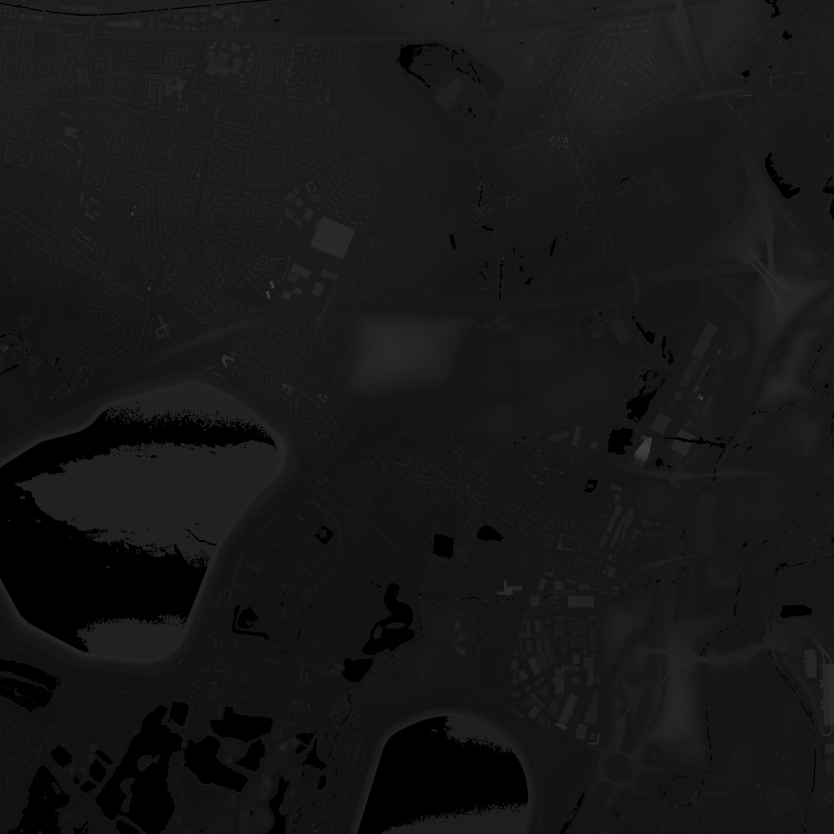
#> input picture src/module_name/images/image_converted.jpg, 5000 x 5000 px, given in place of image_converted.png, which was not available (shown at 1/6 size)
$ python improve_accuracy_v2.py
#> lines starting #> are read from the running program, lines starting #| are printed output that depends on the picture; pictures that were not available may be replaced by others from this repository, and a replacement may not be noted
import cv2
import numpy as np

image_path = 'images/map_enlarged.jpg'
lidar_path = 'images/image_converted.png'
scale_factor = 3


def show_image(image):
    window_width = 800
    window_height = 600
    height, width = image.shape[:2]
    scale_factor = min(window_width / width, window_height / height)
    new_width = int(width * scale_factor)
    new_height = int(height * scale_factor)
    resized_image = cv2.resize(image, (new_width, new_height))
    cv2.imshow('image', resized_image)
    cv2.waitKey(0)
    cv2.destroyAllWindows()


# Takes the high res lidar image, and the image to improve, both in RGB,
# and returns the combined and smoothed image in RGB
# [55 lines left out: functions improve_accuracy, convert_lidar, method_1, not called in this run]


def method_2(lidar_path, image_path):
#> called with lidar_path = 'images/image_converted.png', image_path = 'images/map_enlarged.jpg'
    lidar = cv2.imread(lidar_path)
#> lidar is the input picture: shape (5000, 5000, 3); min 0, max 98, mean 22.6
    image = cv2.imread(image_path)
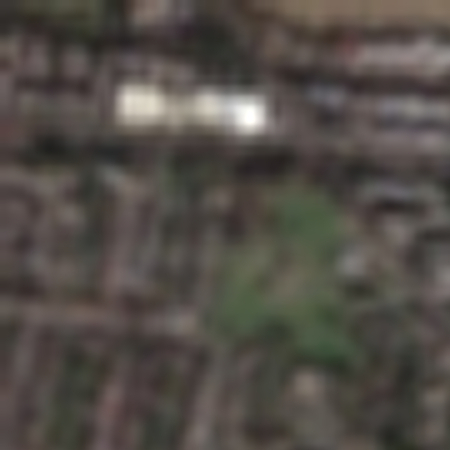
#> input picture src/module_name/images/benchmark.jpg, 450 x 450 px, given in place of map_enlarged.jpg, which was not available
#> image is the input picture: shape (450, 450, 3); mean B, G, R 71.3, 77.2, 82.7
    resized_image = cv2.resize(image, (lidar.shape[1], lidar.shape[0]), interpolation=cv2.INTER_LINEAR)

    first_block = resized_image[0:50, 0:50]
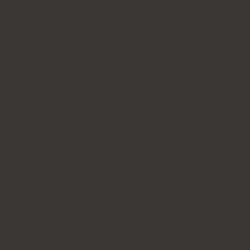
#> first_block: shape (50, 50, 3) (shown 5 times larger); mean B, G, R 52, 55, 59
    second_block = lidar[0:50, 0:50]
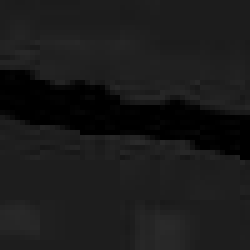
#> second_block: shape (50, 50, 3) (shown 5 times larger); min 0, max 42, mean 25.5

    show_image(first_block)
    show_image(second_block)


method_2(lidar_path, image_path)
# [8 lines of commented-out code are left out]
